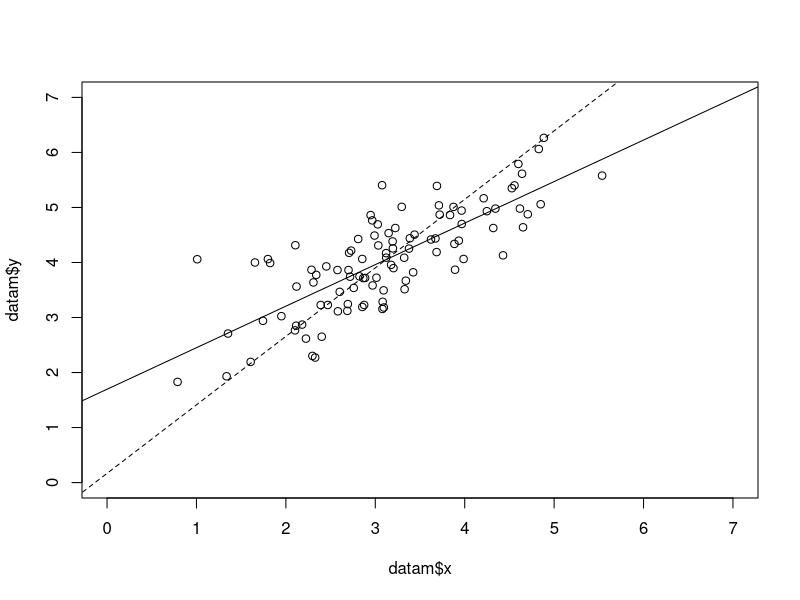
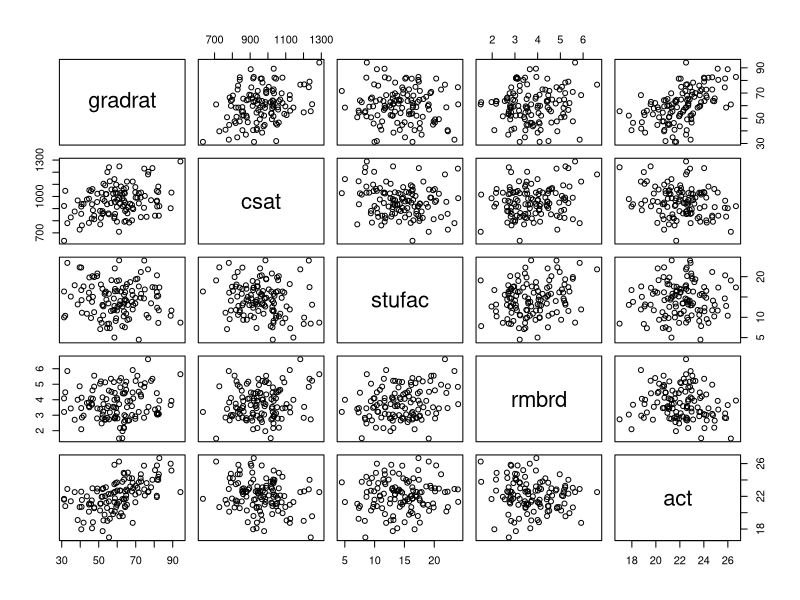

Source code (R) for these figures, in order:
## ---- chunk 1
knitr::opts_chunk$set(echo = TRUE)
## ---- chunk 2
library(MASS)
mu <- c(3,4)
sigma <- matrix(c(1.0,0.8,0.8,1.0),nrow=2)
set.seed(123)
datam <- data.frame(mvrnorm(100,mu,sigma))
colnames(datam) <- c("x","y")
## ---- chunk 3
lm = lm(y~x, data = datam)
lm_rev = lm(x~y, data = datam)
# summary(lm_rev)
newy = seq(-1, 8, length = 50)
newx = coef(lm_rev)[1] + coef(lm_rev)[2]*newy
plot(datam$x, datam$y, xlim = c(0,7), ylim = c(0,7))+ abline(lm) 
lines(newx, newy, lty = 2)
## ---- chunk 4
# r_squared
summary(lm)$r.squared
summary(lm_rev)$r.squared
# t-stats
summary(lm)$coefficients
summary(lm_rev)$coefficients

# f-stats
summary(lm)$fstatistic
summary(lm_rev)$fstatistic
# summary(lm)
# summary(lm_rev)
## ---- chunk 5
dat = read.csv("college.csv")
pairs(dat[, c("gradrat", "csat", "stufac", "rmbrd", "act")])
lm_dat = lm(gradrat ~ csat + private + stufac  + rmbrd + act, data = dat)
# summary(lm_dat)
## ---- chunk 6
lm_t1 = lm(gradrat ~ csat + act, data = dat)
anova(lm_t1, lm_dat)
## ---- chunk 7
lm_t2 = lm(gradrat ~ offset(0.05*csat) + private + stufac  + rmbrd + act, data = dat)
anova(lm_t2, lm_dat)
## ---- chunk 8
lm_t3 = lm(gradrat ~ csat + private + stufac, data = dat)
anova(lm_t3, lm_dat)
## ---- chunk 9
lm_t4 = lm(gradrat ~ csat + private + stufac  + I(rmbrd + act), data = dat)
anova(lm_t4, lm_dat)
## ---- chunk 10
dat3 = matrix(c(1,0,-1,1,0,2), ncol = 2)
dat3 = as.data.frame(dat3)
colnames(dat3) = c("x", "y")

lm3 = lm(y~x + I(3*x^2 -2),  data = dat3)
lm3$coefficients
lm4 = lm(y~x, data = dat3)
lm4$coefficients

